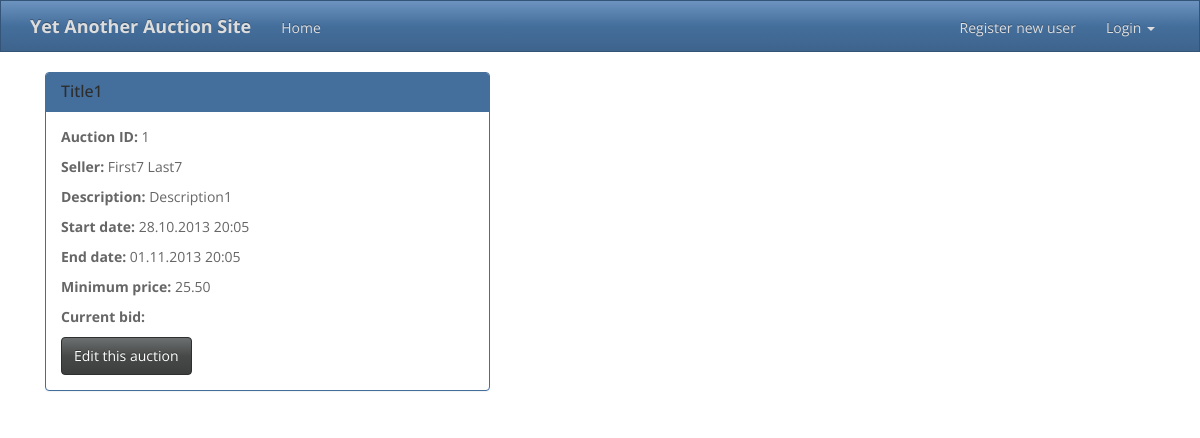
The page /YAAS/view_auction/1/ on the database as committed earlier.
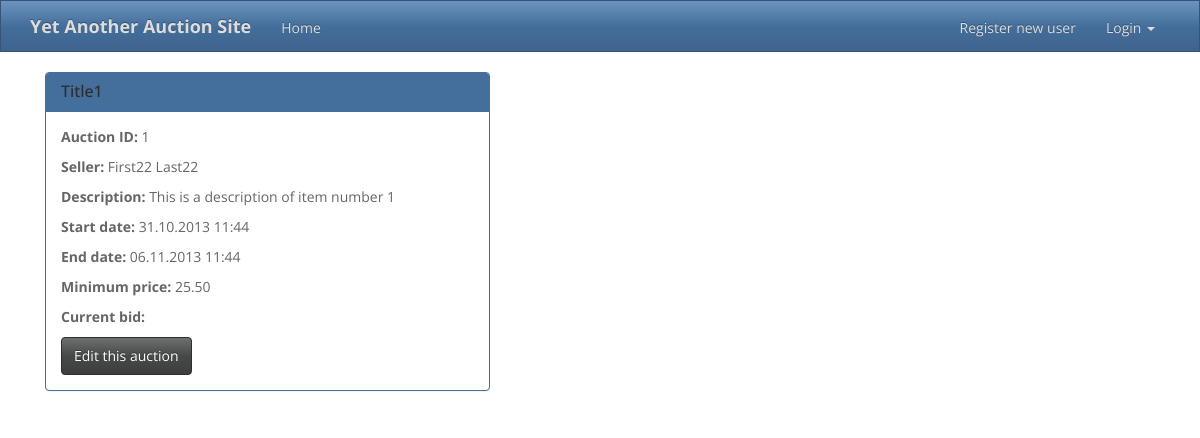
The same page on the database as committed later.
### YAAS_app/models.py (models this page shows)
class Auction(models.Model):
    id = models.AutoField(primary_key=True)
    seller = models.ForeignKey(User, related_name='seller')
    title = models.CharField(max_length=30)
    description = models.TextField()
    start_date = models.DateTimeField(auto_now_add=True)
    updated_date = models.DateTimeField(auto_now=True)
    end_date = models.DateTimeField()
    minimum_price = models.DecimalField(max_digits=16, decimal_places=2)
    current_bid = models.DecimalField(max_digits=16, decimal_places=2, null=True)
    bidder = models.ForeignKey(User, related_name='bidder', null=True)
    @classmethod
    def getById(cls, auction_id):
        try:
            a = cls.objects.get(id=auction_id)
        except ObjectDoesNotExist:
            a = None
        return a

### YAAS_app/views.py (the view)
def view_auction(request, id):
    auction = Auction.getById(id)
    if auction:
        template = "view_auction.html"
        context = {"auction": auction}
        return render_to_response(template, context, context_instance=RequestContext(request))
    else:
        template = "message.html"
        context = {"message": "Auction not found"}
        return render_to_response(template, context, context_instance=RequestContext(request))

### templates/view_auction.html (shortened to what this page needs)
{% extends "base.html" %}
{% block content %}
    <div class="col-md-5">
        <div class="panel panel-primary">
            <div class="panel-heading">
                <h3 class="panel-title">{{ auction.title }}</h3>
            </div>
            <div class="panel-body">
                <p><b>Auction ID:</b> {{ auction.id }}</p>
                <p><b>Seller:</b> {{ auction.seller.get_full_name }}</p>
                <p><b>Description:</b> {{ auction.description }}</p>
                <p><b>Start date:</b> {{ auction.start_date|date:"d.m.Y H:i" }}</p>
                <p><b>End date:</b> {{ auction.end_date|date:"d.m.Y H:i" }}</p>
                <p><b>Minimum price:</b> {{ auction.minimum_price|floatformat:2 }}</p>
                <p><b>Current bid:</b> {{ auction.current_bid|floatformat:2 }}</p>
                <a href="/YAAS/edit_auction/{{ auction.id }}/" class="btn btn-default">Edit this auction</a>
            </div>
        </div>
    </div>
{% endblock %}

### templates/base.html (shortened to what this page needs)
<!DOCTYPE html>
<html>
<head>
    {% load staticfiles %}
    <link rel="stylesheet" type="text/css" href="{% static "bootstrap/css/bootstrap.min.css" %}">
</head>
<body>
<div class="navbar navbar-inverse navbar-static-top">
    <div class="container">
        <b><a href="/YAAS/" class="navbar-brand">Yet Another Auction Site</a></b>
        <div class="collapse navbar-collapse navHeaderCollapse">
            <ul class="nav navbar-nav">
                <li><a href="/YAAS/">Home</a></li>
            </ul>
            <ul class="nav navbar-nav navbar-right">
                {% if user.is_authenticated %}
                <b><p class="navbar-text">Logged in as {{ user.username }}</p></b>
                <li><a href="/YAAS/edit_user/">Edit user info</a></li>
                <li><a href="/YAAS/logout/">Logout</a></li>
                {% else %}
                <li><a href="/YAAS/register/">Register new user</a></li>
                <li class="dropdown">
                    <a href="#" class="dropdown-toggle" data-toggle="dropdown">Login <strong class="caret"></strong></a>
                </li>
                {% endif %}
            </ul>
        </div>
    </div>
</div>
<div class="container">
    {% block content %}{% endblock %}
</div>
</body>
</html>

Rows that differ between the two databases and show on the page:
changed Auction "Title1": seller.get_full_name "First7 Last7" → "First22 Last22"; description "Description1" → "This is a description of item number 1"; start_date "28.10.2013 20:05" → "31.10.2013 11:44"; end_date "01.11.2013 20:05" → "06.11.2013 11:44"
